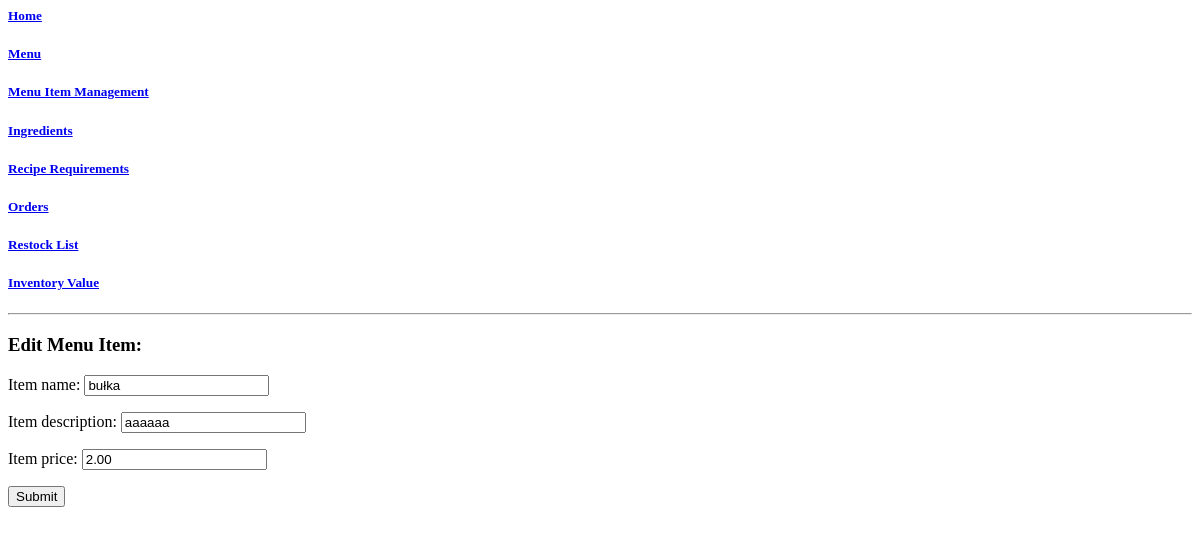
Page /menu_items_management/update/2 on the earlier database version.
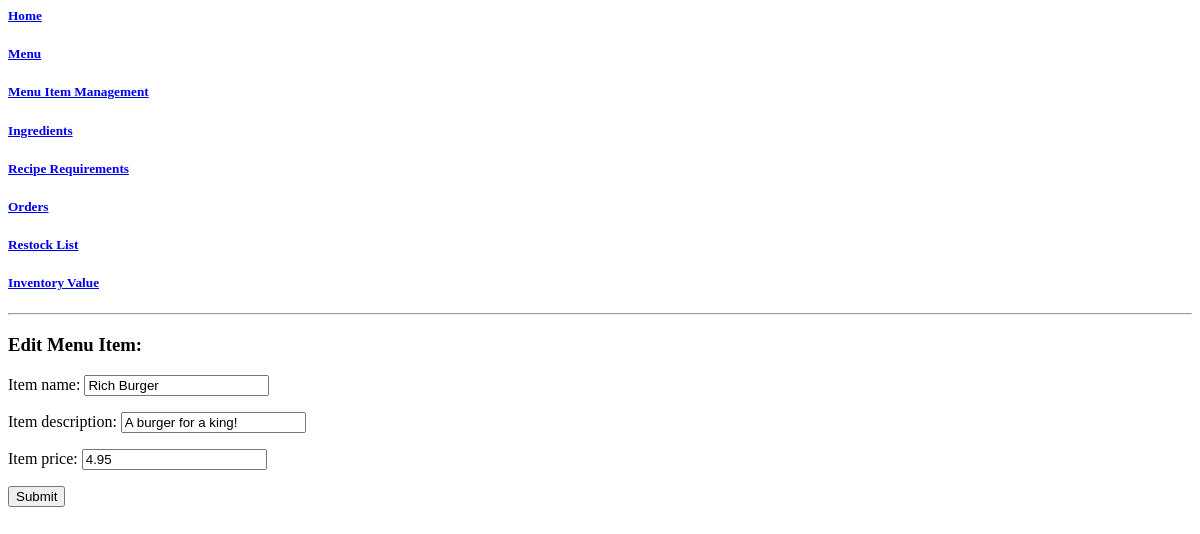
Same page on the later database version.
### crispy_crab/models.py (models this page shows, shortened)
class MenuItems(models.Model):
    item_name = models.CharField(max_length=30, unique=True)
    item_description = models.CharField(max_length=150, default="recipe requirements not complete")
    item_price = models.DecimalField(max_digits=5, decimal_places=2, default=0)
    class Meta:
        ordering = ['item_name']

### crispy_crab/views.py (the view)
# urls.py: path('menu_items_management/update/<pk>', views.MenuItemsManagementUpdate.as_view(), name='menuitemsmanagementupdate'),
class MenuItemsManagementUpdate(UpdateView):
    model = MenuItems
    template_name = "crispy_crab/menu_items_management_update.html"
    form_class = MenuItemsManagementUpdateForm
    success_url = "/menu_items_management/list"

### crispy_crab/forms.py
class MenuItemsManagementUpdateForm(forms.ModelForm):
    class Meta:
        model = MenuItems
        fields = "__all__"

### crispy_crab/templates/crispy_crab/menu_items_management_update.html (shortened to what this page needs)
{% extends "crispy_crab/base.html" %}
{% block content %}
<hr>
<h3>Edit Menu Item:</h3>
<form method="POST">
  {{ form.as_p }}
  <input type="submit" value="Submit"/>
</form>
{% endblock %}

Differences in the rows shown:
changed MenuItems: item_name "bułka" → "Rich Burger"; item_description "aaaaaa" → "A burger for a king!"; item_price "2.00" → "4.95"
